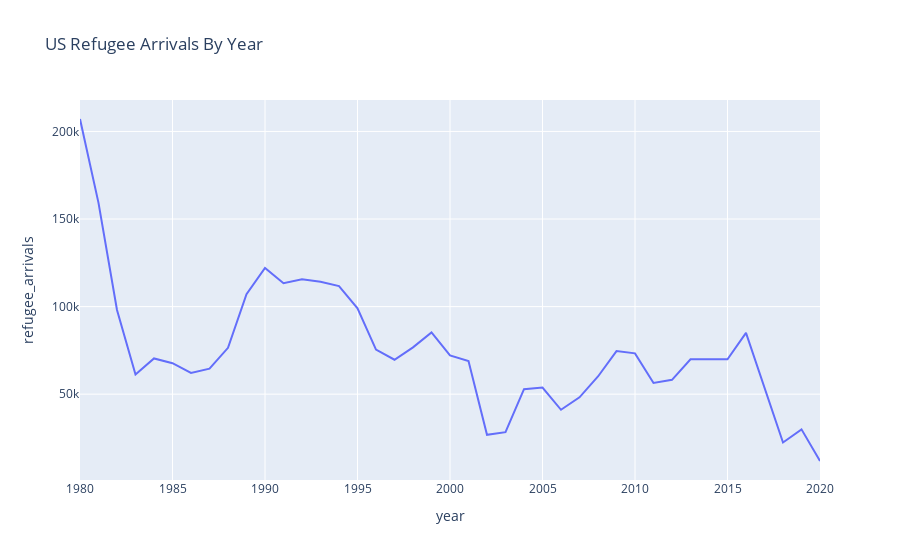

The code cell stored with this chart in its notebook:
### Markdown cell above
### Line PLots

### Code cell
refugee_arrivals_line = px.line(df, x='year', y='refugee_arrivals', title='US Refugee Arrivals By Year')
refugee_arrivals_line.show()

### Figure 1 — Plotly figure (JSON) as saved in the notebook; plotly's stock layout.template omitted (floating-point values rounded to 4 significant figures)
{"data": [{"hovertemplate": "year=%{x}<br>refugee_arrivals=%{y}<extra></extra>", "legendgroup": "", "line": {"color": "#636efa", "dash": "solid"}, "marker": {"symbol": "circle"}, "mode": "lines", "name": "", "orientation": "v", "showlegend": false, "type": "scatter", "x": [1980, 1981, 1982, 1983, 1984, 1985, 1986, 1987, 1988, 1989, 1990, 1991, 1992, 1993, 1994, 1995, 1996, 1997, 1998, 1999, 2000, 2001, 2002, 2003, 2004, 2005, 2006, 2007, 2008, 2009, 2010, 2011, 2012, 2013, 2014, 2015, 2016, 2017, 2018, 2019, 2020], "xaxis": "x", "y": [207116, 159252, 98096, 61218, 70393, 67704, 62146, 64528, 76483, 107070, 122066, 113389, 115548, 114181, 111680, 98973, 75421, 69653, 76712, 85285, 72165, 68920, 26785, 28286, 52840, 53738, 41094, 48218, 60107, 74602, 73293, 56384, 58179, 69909, 69975, 69920, 84989, 53691, 22405, 29916, 11840], "yaxis": "y"}], "layout": {"legend": {"tracegroupgap": 0}, "title": {"text": "US Refugee Arrivals By Year"}, "xaxis": {"anchor": "y", "domain": [0, 1], "title": {"text": "year"}}, "yaxis": {"anchor": "x", "domain": [0, 1], "title": {"text": "refugee_arrivals"}}}}
